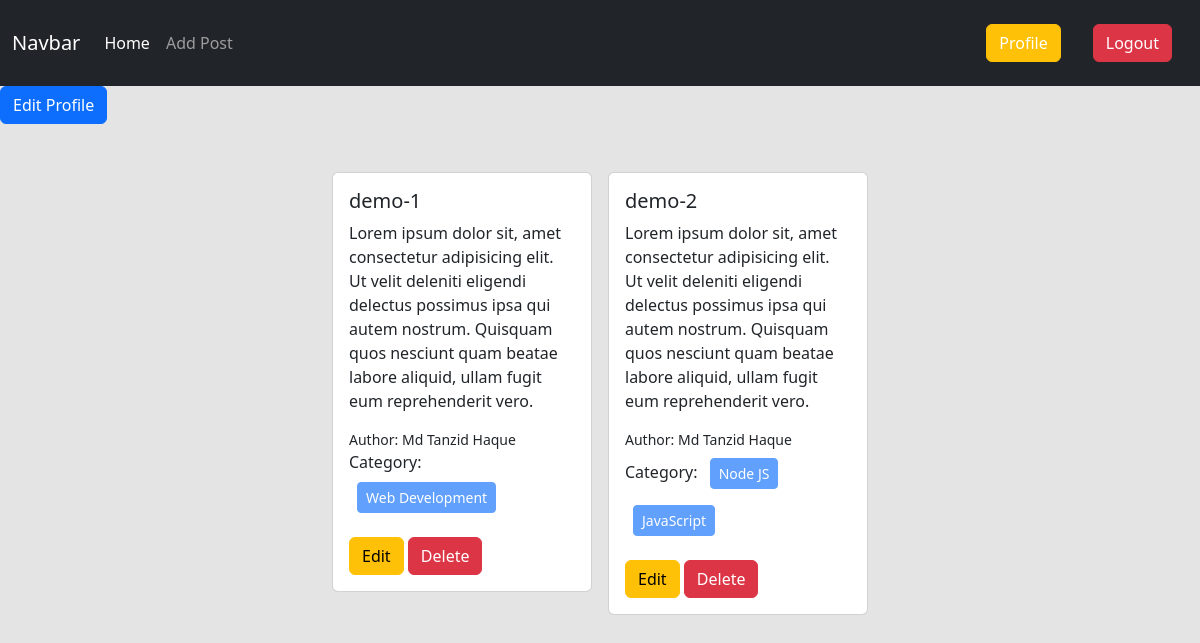
The app's page /author/profile/ (signed in) with its own data.
### post/models.py (models this page shows, shortened)
class Post(models.Model):
    title = models.CharField(max_length=50)
    content = models.TextField()
    category = models.ManyToManyField(Category)
    author = models.ForeignKey(User, on_delete=models.CASCADE)

### categories/models.py (models this page shows, shortened)
class Category(models.Model):
    name = models.CharField(max_length=100)
    slug = models.SlugField(max_length=100, unique=True, null=True, blank=True)

### authors/views.py (the view)
# urls.py: path('profile/', views.profile, name='profile'),
@login_required
def profile(request):
    data = Post.objects.filter(author = request.user)
    return render(request, 'profile.html', {'data': data})

### authors/templates/profile.html (shortened to what this page needs)
{% extends "base.html" %}
{% load crispy_forms_tags %}
{% block content %}
<div class="">
    <a href="{% url "edit_profile" %}" class="btn btn-primary">Edit Profile</a>
</div>
<div class="d-flex flex-wrap justify-content-center px-lg-5 pt-5">
  {% for post in data %}
  <div class="col-sm-3">
    <div class="card mx-2">
      <div class="card-body">
        <h5 class="card-title">{{post.title}}</h5>
        <p class="card-text">{{post.content}}</p>
        <small class="d-block">Author: {{post.author.first_name}} {{post.author.last_name}}</small>
        <p>Category:
            {% for category in post.category.all %}
            <button class="btn btn-primary btn-sm m-2" disabled>{{category.name}}</button>
            {% endfor %}
        </p>
        <a href="{% url "edit_post" post.id %}" class="btn btn-warning">Edit</a>
        <a href="{% url "delete_post" post.id %}" class="btn btn-danger">Delete</a>
      </div>
    </div>
  </div>
  {% endfor %}
</div>
{% endblock content %}

### records on screen
Post: title "demo-1", content "Lorem ipsum dolor sit, amet consectetur adipisicing elit. Ut velit deleniti eligendi delectus possimus ipsa qui autem nostrum. Quisquam quos nesciunt quam beatae labore aliquid, ullam fugit eum reprehenderit vero.", author.first_name "Md Tanzid", author.last_name "Haque"
Category: name "Web Development"
Post: title "demo-2", content "Lorem ipsum dolor sit, amet consectetur adipisicing elit. Ut velit deleniti eligendi delectus possimus ipsa qui autem nostrum. Quisquam quos nesciunt quam beatae labore aliquid, ullam fugit eum reprehenderit vero.", author.first_name "Md Tanzid", author.last_name "Haque"
Category: name "Node JS"
Category: name "JavaScript"
